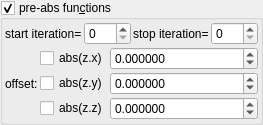
       <widget class="MyGroupBox" name="groupCheck_transf_function_enabledP_false">
        <property name="title">
         <string>pre-abs fun&amp;ctions</string>
        </property>
        <property name="checkable">
         <bool>true</bool>
        </property>
        <layout class="QVBoxLayout" name="verticalLayout_12" stretch="0,0">
         <property name="spacing">
          <number>2</number>
         </property>
         <property name="leftMargin">
          <number>2</number>
         </property>
         <property name="topMargin">
          <number>2</number>
         </property>
         <property name="rightMargin">
          <number>2</number>
         </property>
         <property name="bottomMargin">
          <number>2</number>
         </property>
         <item>
          <layout class="QHBoxLayout" name="horizontalLayout_21" stretch="0,1,0,1">
           <item>
            <widget class="QLabel" name="label_104">
             <property name="text">
              <string>start iteration=</string>
             </property>
            </widget>
           </item>
           <item>
            <widget class="MySpinBox" name="spinboxInt_transf_start_iterations_P">
             <property name="sizePolicy">
              <sizepolicy hsizetype="Minimum" vsizetype="Maximum">
               <horstretch>0</horstretch>
               <verstretch>0</verstretch>
              </sizepolicy>
             </property>
             <property name="minimum">
              <number>0</number>
             </property>
             <property name="maximum">
              <number>999</number>
             </property>
             <property name="value">
              <number>0</number>
             </property>
            </widget>
           </item>
           <item>
            <widget class="QLabel" name="label_74">
             <property name="text">
              <string>stop iteration=</string>
             </property>
            </widget>
           </item>
           <item>
            <widget class="MySpinBox" name="spinboxInt_transf_stop_iterations_P1">
             <property name="sizePolicy">
              <sizepolicy hsizetype="Preferred" vsizetype="Maximum">
               <horstretch>0</horstretch>
               <verstretch>0</verstretch>
              </sizepolicy>
             </property>
             <property name="maximum">
              <number>999</number>
             </property>
            </widget>
           </item>
          </layout>
         </item>
         <item>
          <layout class="QGridLayout" name="gridLayout_15" columnstretch="0,0,1">
           <property name="spacing">
            <number>2</number>
           </property>
           <item row="1" column="2">
            <widget class="MyDoubleSpinBox" name="spinbox3_transf_offsetA_000_y">
             <property name="sizePolicy">
              <sizepolicy hsizetype="Minimum" vsizetype="Maximum">
               <horstretch>0</horstretch>
               <verstretch>0</verstretch>
              </sizepolicy>
             </property>
             <property name="prefix">
              <string/>
             </property>
             <property name="suffix">
              <string/>
             </property>
             <property name="decimals">
              <number>6</number>
             </property>
             <property name="minimum">
              <double>-99.989999999999995</double>
             </property>
             <property name="maximum">
              <double>99.989999999999995</double>
             </property>
             <property name="singleStep">
              <double>0.100000000000000</double>
             </property>
            </widget>
           </item>
           <item row="0" column="1">
            <widget class="MyCheckBox" name="checkBox_transf_function_enabledCx_false">
             <property name="text">
              <string notr="true">abs(z.x)</string>
             </property>
            </widget>
           </item>
           <item row="1" column="1">
            <widget class="MyCheckBox" name="checkBox_transf_function_enabledCy_false">
             <property name="text">
              <string notr="true">abs(z.y)</string>
             </property>
            </widget>
           </item>
           <item row="2" column="2">
            <widget class="MyDoubleSpinBox" name="spinbox3_transf_offsetA_000_z">
             <property name="sizePolicy">
              <sizepolicy hsizetype="Minimum" vsizetype="Maximum">
               <horstretch>0</horstretch>
               <verstretch>0</verstretch>
              </sizepolicy>
             </property>
             <property name="prefix">
              <string/>
             </property>
             <property name="suffix">
              <string/>
             </property>
             <property name="decimals">
              <number>6</number>
             </property>
             <property name="minimum">
              <double>-99.989999999999995</double>
             </property>
             <property name="maximum">
              <double>99.989999999999995</double>
             </property>
             <property name="singleStep">
              <double>0.100000000000000</double>
             </property>
            </widget>
           </item>
           <item row="0" column="0" rowspan="3">
            <widget class="QLabel" name="label_264">
             <property name="text">
              <string>offset:</string>
             </property>
            </widget>
           </item>
           <item row="2" column="1">
            <widget class="MyCheckBox" name="checkBox_transf_function_enabledCz_false">
             <property name="text">
              <string notr="true">abs(z.z)</string>
             </property>
            </widget>
           </item>
           <item row="0" column="2">
            <widget class="MyDoubleSpinBox" name="spinbox3_transf_offsetA_000_x">
             <property name="sizePolicy">
              <sizepolicy hsizetype="Minimum" vsizetype="Maximum">
               <horstretch>0</horstretch>
               <verstretch>0</verstretch>
              </sizepolicy>
             </property>
             <property name="prefix">
              <string/>
             </property>
             <property name="suffix">
              <string/>
             </property>
             <property name="decimals">
              <number>6</number>
             </property>
             <property name="minimum">
              <double>-99.989999999999995</double>
             </property>
             <property name="maximum">
              <double>99.989999999999995</double>
             </property>
             <property name="singleStep">
              <double>0.100000000000000</double>
             </property>
            </widget>
           </item>
          </layout>
         </item>
        </layout>
       </widget>
